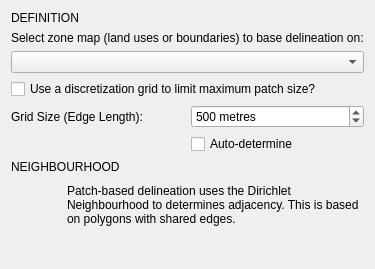
            <widget class="QWidget" name="scrollAreaWidgetContents_3">
             <property name="geometry">
              <rect>
               <x>0</x>
               <y>0</y>
               <width>363</width>
               <height>269</height>
              </rect>
             </property>
             <layout class="QVBoxLayout" name="verticalLayout_9">
              <item>
               <widget class="QLabel" name="pbb_title">
                <property name="enabled">
                 <bool>true</bool>
                </property>
                <property name="whatsThis">
                 <string>Width of the square cell in the city grid in metres</string>
                </property>
                <property name="text">
                 <string>DEFINITION</string>
                </property>
               </widget>
              </item>
              <item>
               <widget class="QWidget" name="patch_widget" native="true">
                <property name="enabled">
                 <bool>true</bool>
                </property>
                <layout class="QGridLayout" name="gridLayout_6">
                 <property name="leftMargin">
                  <number>0</number>
                 </property>
                 <property name="topMargin">
                  <number>0</number>
                 </property>
                 <property name="rightMargin">
                  <number>0</number>
                 </property>
                 <property name="bottomMargin">
                  <number>0</number>
                 </property>
                 <item row="5" column="1">
                  <widget class="QSpinBox" name="patch_discretize_grid_spin">
                   <property name="enabled">
                    <bool>true</bool>
                   </property>
                   <property name="minimumSize">
                    <size>
                     <width>100</width>
                     <height>0</height>
                    </size>
                   </property>
                   <property name="toolTip">
                    <string>&lt;!DOCTYPE HTML PUBLIC &quot;-//W3C//DTD HTML 4.0//EN&quot; &quot;http://www.w3.org/TR/REC-html40/strict.dtd&quot;&gt;
&lt;html&gt;&lt;head&gt;&lt;meta name=&quot;qrichtext&quot; content=&quot;1&quot; /&gt;&lt;style type=&quot;text/css&quot;&gt;
p, li { white-space: pre-wrap; }
&lt;/style&gt;&lt;/head&gt;&lt;body style=&quot; font-family:'MS Shell Dlg 2'; font-size:8.25pt; font-weight:400; font-style:normal;&quot;&gt;
&lt;p style=&quot; margin-top:0px; margin-bottom:0px; margin-left:0px; margin-right:0px; -qt-block-indent:0; text-indent:0px;&quot;&gt;&lt;span style=&quot; font-size:8pt;&quot;&gt;Width of the square cell in the city grid in metres&lt;/span&gt;&lt;/p&gt;&lt;/body&gt;&lt;/html&gt;</string>
                   </property>
                   <property name="suffix">
                    <string> metres</string>
                   </property>
                   <property name="minimum">
                    <number>200</number>
                   </property>
                   <property name="maximum">
                    <number>5000</number>
                   </property>
                   <property name="singleStep">
                    <number>50</number>
                   </property>
                   <property name="value">
                    <number>500</number>
                   </property>
                  </widget>
                 </item>
                 <item row="6" column="1">
                  <widget class="QCheckBox" name="patch_discretize_grid_auto">
                   <property name="enabled">
                    <bool>true</bool>
                   </property>
                   <property name="toolTip">
                    <string>An automatic algorithm that determines a suitable block size based on the map for computational efficiency.</string>
                   </property>
                   <property name="text">
                    <string>Auto-determine</string>
                   </property>
                  </widget>
                 </item>
                 <item row="1" column="0" colspan="2">
                  <widget class="QComboBox" name="patch_data_zoneombo"/>
                 </item>
                 <item row="4" column="0" colspan="2">
                  <widget class="QCheckBox" name="patch_discretize_grid_check">
                   <property name="text">
                    <string>Use a discretization grid to limit maximum patch size?</string>
                   </property>
                  </widget>
                 </item>
                 <item row="5" column="0">
                  <widget class="QLabel" name="patch_discretize_grid_lbl">
                   <property name="enabled">
                    <bool>true</bool>
                   </property>
                   <property name="whatsThis">
                    <string>Width of the square cell in the city grid in metres</string>
                   </property>
                   <property name="text">
                    <string>Grid Size (Edge Length):</string>
                   </property>
                  </widget>
                 </item>
                 <item row="0" column="0" colspan="2">
                  <widget class="QLabel" name="patch_data_lbl">
                   <property name="enabled">
                    <bool>true</bool>
                   </property>
                   <property name="whatsThis">
                    <string>Width of the square cell in the city grid in metres</string>
                   </property>
                   <property name="text">
                    <string>Select zone map (land uses or boundaries) to base delineation on:</string>
                   </property>
                  </widget>
                 </item>
                </layout>
               </widget>
              </item>
              <item>
               <widget class="QLabel" name="pbb_neigh_title">
                <property name="enabled">
                 <bool>true</bool>
                </property>
                <property name="whatsThis">
                 <string>Width of the square cell in the city grid in metres</string>
                </property>
                <property name="text">
                 <string>NEIGHBOURHOOD</string>
                </property>
               </widget>
              </item>
              <item>
               <widget class="QWidget" name="pbb_neigh_frame" native="true">
                <property name="enabled">
                 <bool>true</bool>
                </property>
                <layout class="QGridLayout" name="gridLayout_12">
                 <property name="leftMargin">
                  <number>0</number>
                 </property>
                 <property name="topMargin">
                  <number>0</number>
                 </property>
                 <property name="rightMargin">
                  <number>0</number>
                 </property>
                 <property name="bottomMargin">
                  <number>0</number>
                 </property>
                 <item row="0" column="0">
                  <widget class="QLabel" name="img_borders_4">
                   <property name="enabled">
                    <bool>true</bool>
                   </property>
                   <property name="minimumSize">
                    <size>
                     <width>50</width>
                     <height>50</height>
                    </size>
                   </property>
                   <property name="maximumSize">
                    <size>
                     <width>50</width>
                     <height>50</height>
                    </size>
                   </property>
                   <property name="text">
                    <string/>
                   </property>
                   <property name="pixmap">
                    <pixmap resource="../../../../../Dropbox/UrbanBEATS Master Project/graphics/ubeats.qrc">:/images/images/md_spatial_patchedges.png</pixmap>
                   </property>
                  </widget>
                 </item>
                 <item row="0" column="1">
                  <widget class="QLabel" name="pbb_neigh_descr">
                   <property name="enabled">
                    <bool>true</bool>
                   </property>
                   <property name="text">
                    <string>&lt;html&gt;&lt;head/&gt;&lt;body&gt;&lt;p&gt;Patch-based delineation uses the Dirichlet Neighbourhood to determines adjacency. This is based on polygons with shared edges.&lt;/p&gt;&lt;/body&gt;&lt;/html&gt;</string>
                   </property>
                   <property name="wordWrap">
                    <bool>true</bool>
                   </property>
                  </widget>
                 </item>
                </layout>
               </widget>
              </item>
              <item>
               <spacer name="verticalSpacer_3">
                <property name="orientation">
                 <enum>Qt::Vertical</enum>
                </property>
                <property name="sizeHint" stdset="0">
                 <size>
                  <width>20</width>
                  <height>40</height>
                 </size>
                </property>
               </spacer>
              </item>
             </layout>
            </widget>
